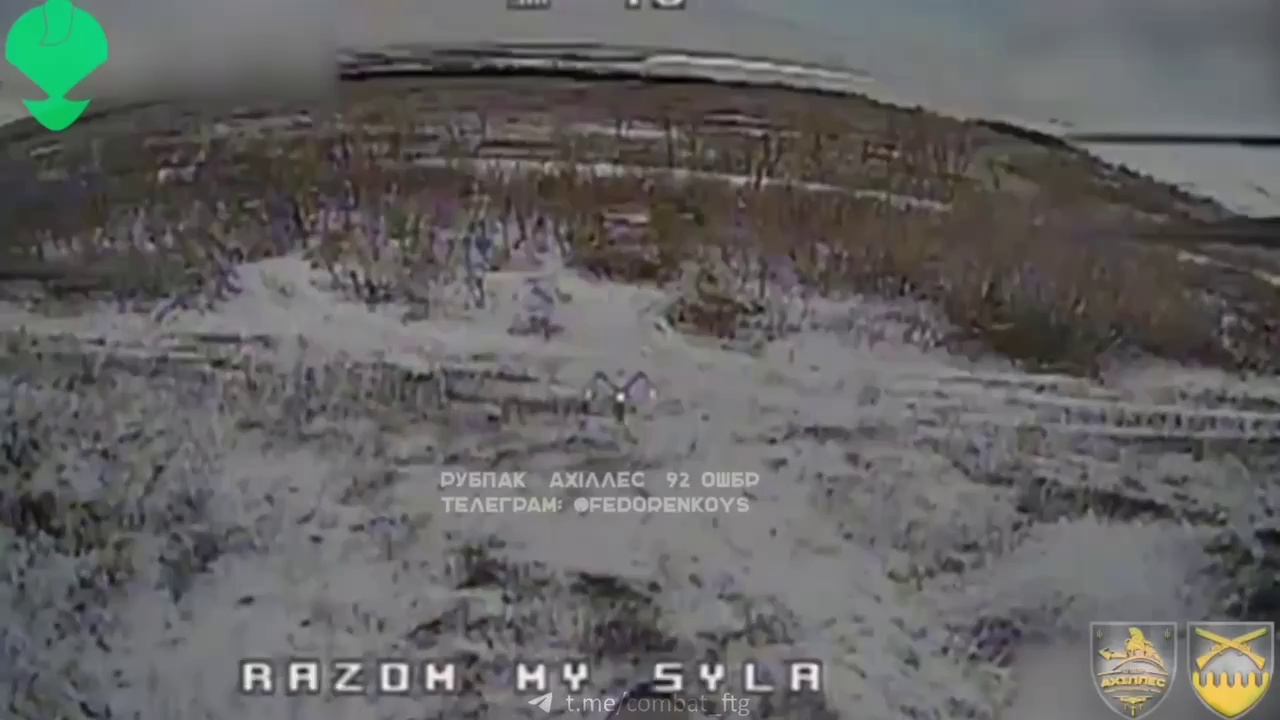
#> input picture frame0.jpg, 1280 x 720 px, given in place of new.jpg, which was not available
$ jupyter execute --allow-errors car_demo.ipynb   (older library calls are emulated)
#> lines starting #> are read from the running program, lines starting #| are printed output that depends on the picture; long printed decimals are rounded; pictures that were not available may be replaced by others from this repository, and a replacement may not be noted
[cell 1]
import numpy as np
import matplotlib.pyplot as plt
import cv2
import os
import time

[cell 2]
path = os.path.abspath("")
obj = 'new'
filePath = f'{path}\\..\\{obj}\\{obj}'
inter = cv2.imread(f'{filePath}.jpg')
#> inter is the input picture: shape (720, 1280, 3); mean B, G, R 97.2, 98, 98.6
img = cv2.cvtColor(inter, cv2.COLOR_RGB2GRAY)

[cell 3]
def noise(image, mean=0, sigma=25):
    row, col, ch = image.shape
    gauss = np.random.normal(mean, sigma, (row, col, ch))
    noisy = np.clip(image + gauss, 0, 255)
    return noisy.astype(np.uint8)

[cell 4]
def denoise(image, iterations = 5, delta_t = 0.5, kappa = 11, kSize = 3):
#> called with iterations = 5, delta_t = 0.5, kappa = 11, kSize = 3
    img = np.asarray(image, np.float32)

    for _ in range(iterations):
        img_dx = cv2.Sobel(img, cv2.CV_64F, 1, 0, ksize=kSize)
        img_dy = cv2.Sobel(img, cv2.CV_64F, 0, 1, ksize=kSize)

        grad_mag = np.sqrt(img_dx**2 + img_dy**2)
        c = 1 / (1 + (grad_mag / kappa)**2)

        diff_x = cv2.Sobel(c * img_dx, cv2.CV_64F, 1, 0, ksize=kSize)
        diff_y = cv2.Sobel(c * img_dy, cv2.CV_64F, 0, 1, ksize=kSize)

        img += delta_t * (diff_x + diff_y)
#> this loop made 5 passes
#> pass 1, in denoise, `img_dy = cv2.Sobel(img, cv2.CV_64F, 0, 1, ksize=kSize)`:
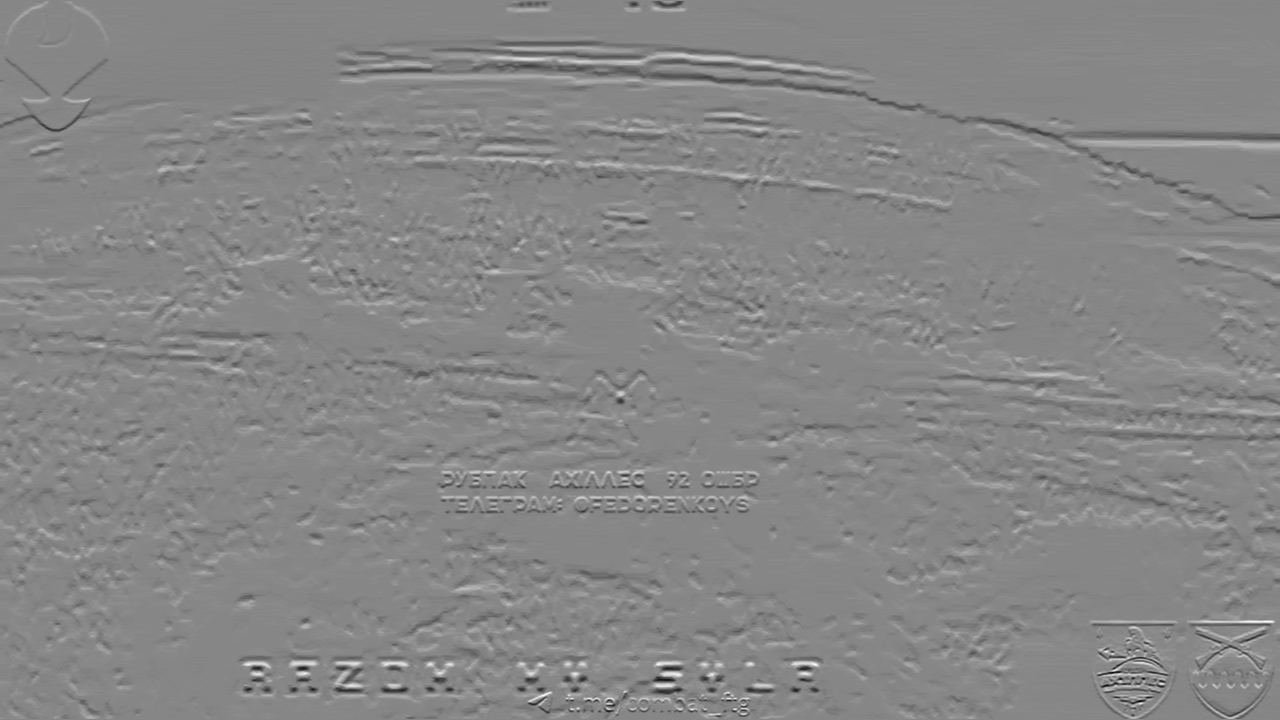
#> img_dy: shape (720, 1280) float64; min -445, max 396, mean -0.2; drawn with min black and max white
#> pass 1, in denoise, `grad_mag = np.sqrt(img_dx**2 + img_dy**2)`:
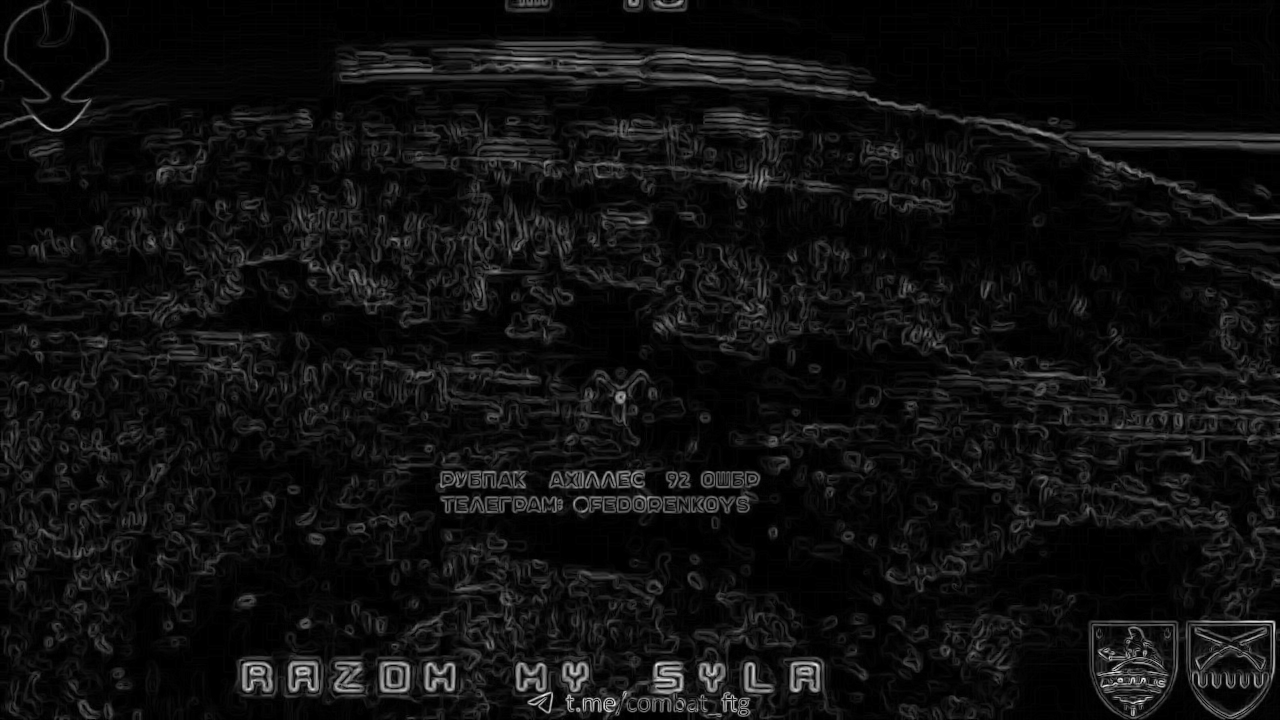
#> grad_mag: shape (720, 1280) float64; min 0, max 445.1, mean 27.3; drawn with min black and max white

    img = np.clip(img, 0, 255)

    return img.astype(np.uint8)

[cell 5]
def sharpen(image, sigmaX = 1, alpha = 2, beta = -15):
#> called with sigmaX = 1, alpha = 2, beta = -15
    sharpened_image = cv2.addWeighted(image, 1.5, cv2.GaussianBlur(image, (0, 0), sigmaX), -1, 0)
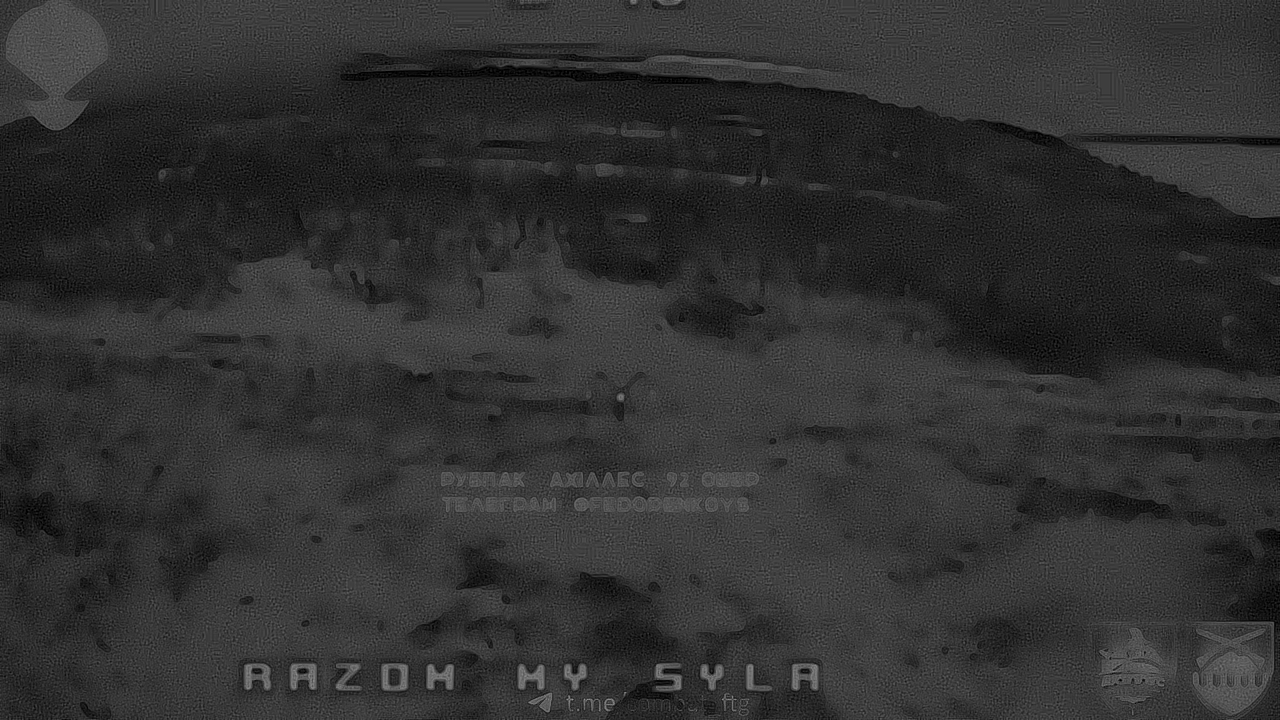
#> sharpened_image: shape (720, 1280); min 0, max 152, mean 48.7
    return cv2.convertScaleAbs(sharpened_image, alpha = alpha, beta = beta)

[cell 6]
def to_grey(image):
    grey = cv2.cvtColor(image, cv2.COLOR_RGB2GRAY)
    return cv2.merge([grey, grey, grey])

[cell 7]
def plot_images():
    orig = cv2.GaussianBlur(img, (0, 0), 1)
    #noised = noise(orig)
    st = time.time()
    denoiseds = sharpen(denoise(img))
    denoised = sharpen(denoise(orig))
#> the loop in denoise (call 2), `for _ in range(iterations):` made 5 passes
#> pass 1, in denoise (call 2), `c = 1 / (1 + (grad_mag / kappa)**2)`:
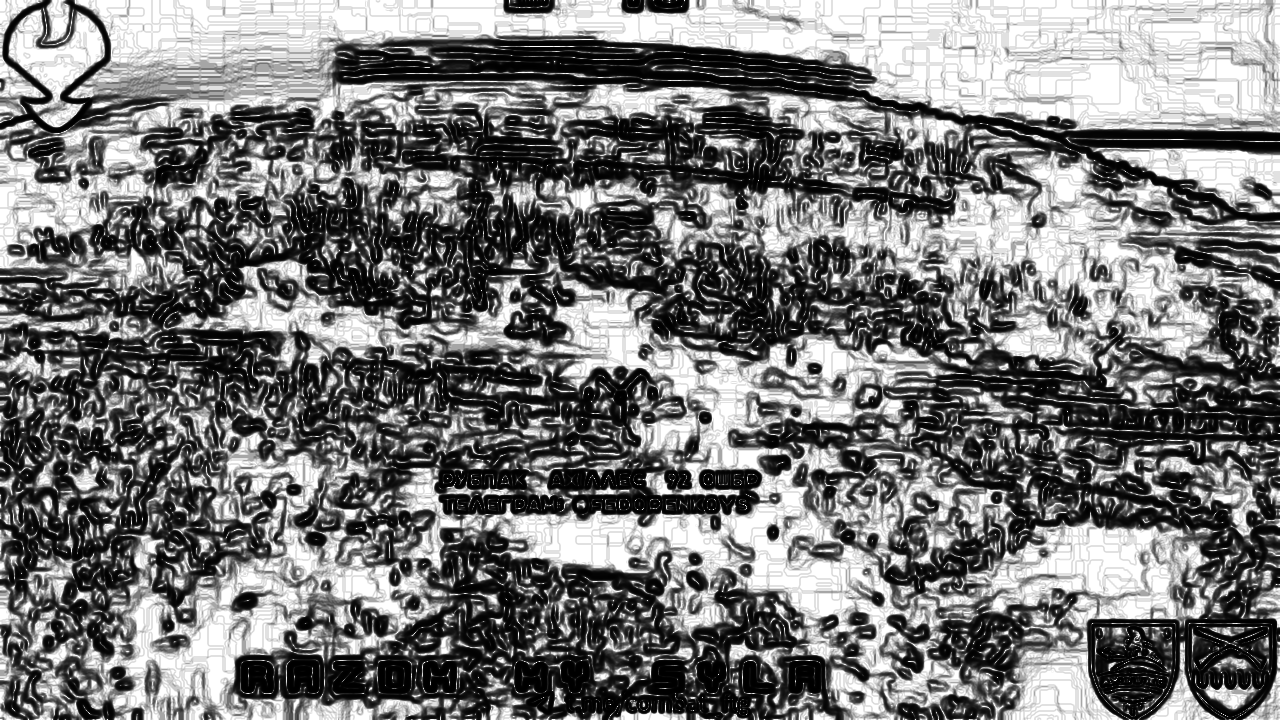
#> c: shape (720, 1280) float64; min 0.00119, max 1, mean 0.47
    print(time.time() - st)

    #rmse1 = np.sqrt(np.mean((orig - noised) ** 2))
    #rmse2 = np.sqrt(np.mean((noised - to_grey(denoised)) ** 2))
    rmse1 = np.sqrt(np.mean((orig - denoised) ** 2))
#> rmse1 = 9.73
    psnr1 = 20 * np.log10(255.0 / rmse1)
#> psnr1 = 28.37

    print(f"denoise: rmse {rmse1} | psnr {psnr1}")
#| denoise: rmse 9.733 | psnr 28.366

    rmse2 = np.sqrt(np.mean((orig - denoiseds) ** 2))
#> rmse2 = 9.74
    psnr2 = 20 * np.log10(255.0 / rmse2)
#> psnr2 = 28.36
    print(f"denoises: rmse {rmse2} | psnr {psnr2}")
#| denoises: rmse 9.736 | psnr 28.364

    #rmse4 = np.sqrt(np.mean((to_grey(orig) - to_grey(denoised)) ** 2))

    # add psnr 20log10 255/rmse

    images = [
        #orig, noised, cv2.absdiff(noised, orig),
        #noised, to_grey(denoised), cv2.absdiff(noised, to_grey(denoised)),
        orig, denoised, denoiseds,
        #to_grey(orig), to_grey(denoised), cv2.absdiff(to_grey(orig), to_grey(denoised))
    ]
    image_titles = [
        # 'Original RGB image',
        # 'Noised RGB image',
        # f'Difference between original and noised RGB images\n RMSE: {rmse1:.3f}',
        # 'Noised RGB image',
        # 'Denoised grayscale image',
        # f'Difference between noised RGB and denoised grayscale images\n RMSE: {rmse2:.3f}',
        'Original RGB image',
        'Denoised grayscale image',
        f'Difference between original RGB and denoised grayscale images\n RMSE: {rmse1:.3f}\n PSNR: {psnr1:.3f}',
        # 'Original grayscale image',
        # 'Denoised grayscale image',
        # f'Difference between original grayscale and denoised grayscale images\n RMSE: {rmse4:.3f}'
    ]

    num_rows = 1
    num_cols = 3

    fig, axes = plt.subplots(num_rows, num_cols, figsize=(10, 10))
    axes = axes.flatten()

    for i, (image, title) in enumerate(zip(images, image_titles)):
        axes[i].imshow(image, cmap='grey')
        axes[i].set_title(title, fontsize=12)  # Set the title
        axes[i].axis('off')  # Hide axes ticks and labels
#> this loop made 3 passes
#> title on passes 1 to 2: 'Original RGB image', 'Denoised grayscale image'

    # If there are empty subplots, turn off the axes
    for j in range(i+1, len(axes)):
        axes[j].axis('off')

    # Show the plot
    plt.tight_layout()
    #plt.savefig(f'{filePath}-comparison-plot.png', format='png', dpi=600)
    plt.show()
